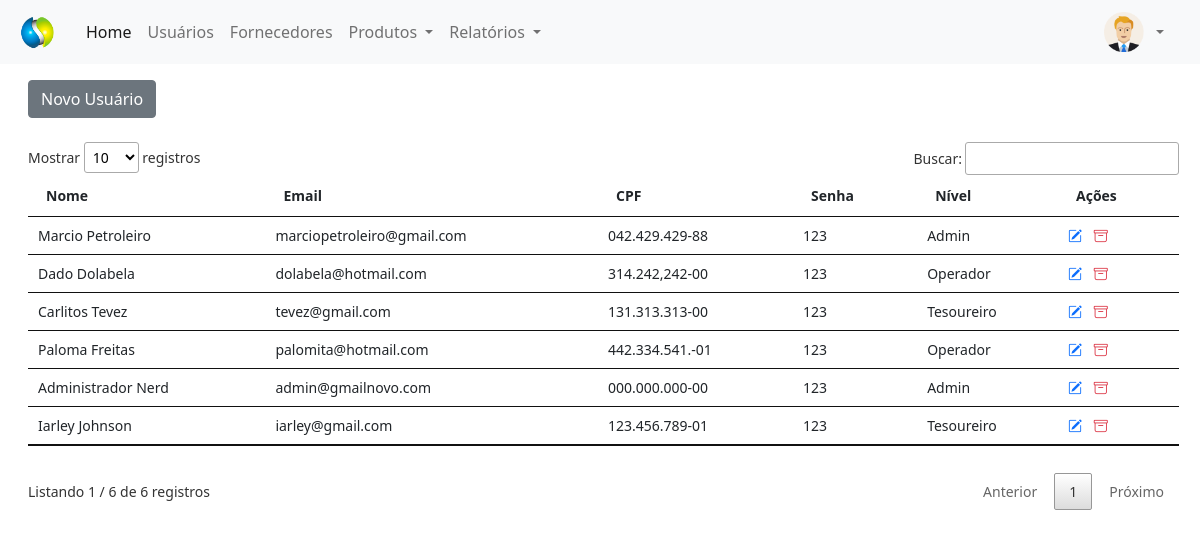
The page /painel-adm/index.php?pagina=usuarios (signed in) on the database as committed earlier.
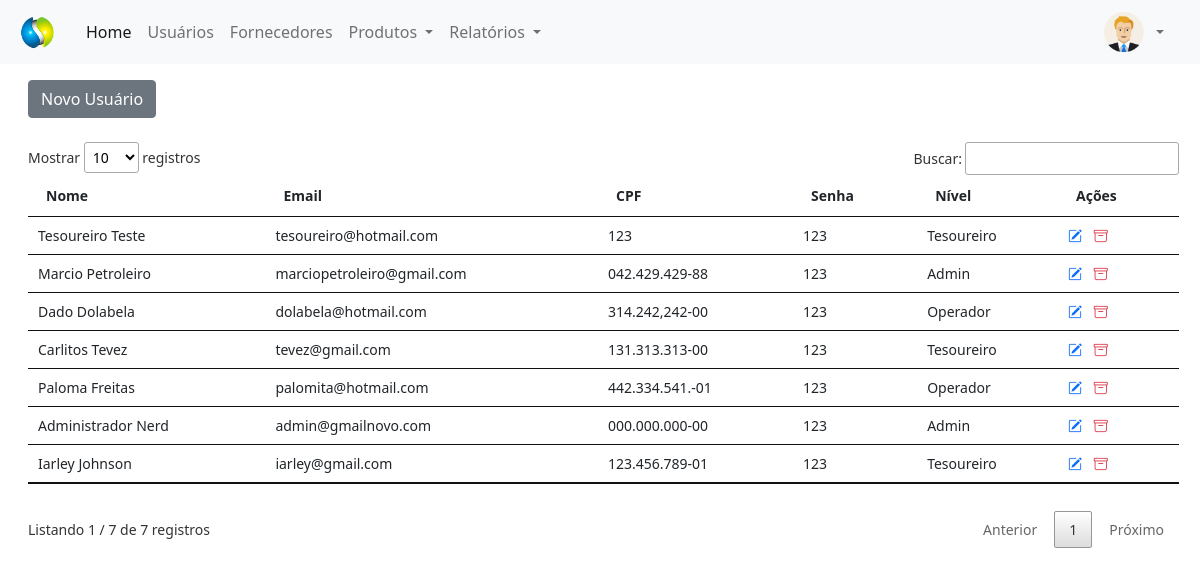
The same page on the database as committed later.
### tables this page shows
CREATE TABLE `usuarios` (
  `id` int(11) NOT NULL,
  `nome` varchar(80) NOT NULL,
  `email` varchar(80) NOT NULL,
  `cpf` varchar(15) NOT NULL,
  `senha` varchar(20) NOT NULL,
  `nivel` varchar(20) NOT NULL
);

### painel-adm/usuarios.php (the view, shortened to what this page needs)
<?php
require_once('../conexao.php');
$pag = 'usuarios';
?>
<!DOCTYPE html>
<html lang="en">
<head>
</head>
<body>
    <a href="index.php?pagina=<?php echo $pag; ?>&funcao=novo" type="button" class="btn btn-secondary mt-2">Novo Usuário</a>
    <div class="mt-4" style="margin-right: 25px">
        <?php
        $query_tab = $pdo->query("SELECT * FROM usuarios order by id desc");
        $res_tab = $query_tab->fetchAll(PDO::FETCH_ASSOC);
        $total_reg_tab = @count($res_tab);
        if ($total_reg_tab > 0) {
        ?>
            <small>
                <table id="usuarios" class="table table-hover my-4" style="width:100%">
                    <thead>
                        <tr>
                            <th>Nome</th>
                            <th>Email</th>
                            <th>CPF</th>
                            <th>Senha</th>
                            <th>Nível</th>
                            <th>Ações</th>
                        </tr>
                    </thead>
                    <tbody>
                        <?php
                        for ($i = 0; $i < $total_reg_tab; $i++) {
                        ?>
                            <tr>
                                <td><?php echo $res_tab[$i]['nome']; ?></td>
                                <td><?php echo $res_tab[$i]['email']; ?></td>
                                <td><?php echo $res_tab[$i]['cpf']; ?></td>
                                <td><?php echo $res_tab[$i]['senha']; ?></td>
                                <td><?php echo $res_tab[$i]['nivel']; ?></td>
                                <td>
                                    <a href="index.php?pagina=<?php echo $pag; ?>&funcao=editar&id=<?php echo $res_tab[$i]['id']; ?>" type="button" title="Editar Registro">
                                        <i class="bi bi-pencil-square text-primary me-2"></i>
                                    </a>
                                    <a href="index.php?pagina=<?php echo $pag; ?>&funcao=deletar&id=<?php echo $res_tab[$i]['id']; ?>" type="button" title="Excluir Registro">
                                        <i class="bi bi-archive text-danger"></i>
                                    </a>
                                </td>
                            </tr>
                        <?php }
                        ?>
                    </tbody>
                </table>
            </small>
        <?php } else {
            echo "Não existem dados para serem exibidos!";
        } ?>
    </div>
</body>
</html>

Rows that differ between the two databases and show on the page:
added usuarios: nome "Tesoureiro Teste", email "tesoureiro@hotmail.com", cpf "123", senha "123", nivel "Tesoureiro"
Other text that changed with them:
text written by a page script: "Mostrar registros Buscar: Listando 1 / 6 de 6 registros Anterior 1 Próximo" → "Mostrar registros Buscar: Listando 1 / 7 de 7 registros Anterior 1 Próximo"
